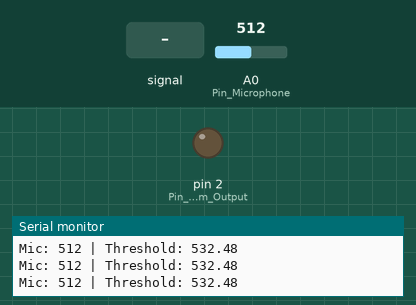
This sketch was run on a simulated Arduino Uno, built with avr-gcc and run on an emulated ATmega328P. Parts: output pins drawn as LEDs (lit = HIGH), the last lines printed to the serial monitor. The inputs (shaded band) are chosen by the test bench; at power-on: A0 (Pin_Microphone) = 512. At 17.0 s the program stops and its outputs stay as they are.

Above: at 16.7 s.
16.8 s: A0 (Pin_Microphone) fed a 200 Hz sine of ±81 counts around its level
At 17.7 s:
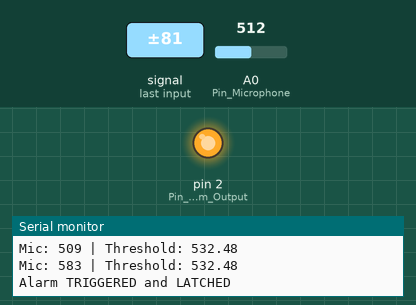
Timing chart, 0 to 18.5 s (numbered marks = the images above; inputs shaded):
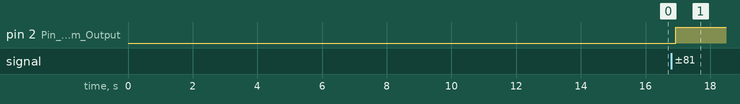

The sketch:

microphone_test.ino
```cpp
// === Microphone-Based Sound Alarm System with Latching and Periodic Calibration ===
/*
  Description:
  This sketch monitors ambient sound using an analog microphone connected to A0.
  It calibrates the ambient sound level over 60 seconds at startup, and again every 5 minutes.
  If a sudden loud noise (30% above ambient) is detected, it triggers a latched digital output on pin 2.

  Features:
  - Initial and periodic microphone calibration
  - Threshold-based sound detection
  - Latching alarm output
  - Serial feedback for monitoring

  Hardware:
  - Analog microphone module connected to A0
  - Alarm output device (e.g., LED, buzzer) connected to digital pin 2
*/

const int Pin_Microphone = A0;           // Analog input pin connected to microphone output
const int Pin_Alarm_Output = 2;          // Digital output pin for alarm trigger (e.g., LED or buzzer)
const float input_voltage = 5.0;         // Reference voltage for analogRead (used if voltage scaling needed)

const unsigned long calibrationTime = 15UL * 1000UL;          // Duration of each calibration cycle (15,000 ms = 15 s)
const unsigned long calibrationInterval = 5UL * 60UL * 1000UL; // Interval between recalibrations (300,000 ms = 5 min)
const unsigned long samplingInterval = 50;                    // Delay between sound samples (50 ms)
const float threshold_percent = 4;                         // Trigger threshold (% above ambient sound level)

int ambient_mic_level = 0;            // Stores the average microphone level from calibration
bool alarm_triggered = false;         // Latches true after threshold is exceeded
unsigned long lastCalibrationTime = 0; // Tracks time of last calibration

void setup() {
  pinMode(Pin_Microphone, INPUT);           // Set microphone pin as input
  pinMode(Pin_Alarm_Output, OUTPUT);        // Set alarm output pin as output
  Serial.begin(9600);                       // Start serial communication at 9600 baud
  delay(500);                               // Brief delay to allow serial monitor connection
  calibrate_microphone();                   // Perform initial microphone calibration
  lastCalibrationTime = millis();           // Store timestamp of initial calibration
}

void loop() {
  // Check if it's time for periodic recalibration
  if (millis() - lastCalibrationTime >= calibrationInterval) {
    calibrate_microphone();                 // Recalibrate ambient microphone level
    lastCalibrationTime = millis();         // Update calibration timestamp
  }

  int mic_raw = analogRead(Pin_Microphone); // Read raw analog value from microphone
  float threshold = ambient_mic_level * (1.0 + threshold_percent / 100.0); // Compute threshold above ambient

  // Print current mic reading and dynamic threshold for monitoring
  Serial.print("Mic: ");
  Serial.print(mic_raw);
  Serial.print(" | Threshold: ");
  Serial.println(threshold);

  // Check if sound exceeds threshold and alarm hasn't been triggered yet
if (!alarm_triggered && mic_raw > threshold) {
  alarm_triggered = true;                 // Latch the alarm state
  digitalWrite(Pin_Alarm_Output, HIGH);   // Activate alarm output
  Serial.println("Alarm TRIGGERED and LATCHED");
  while (true);                           // Halt execution permanently
}


  delay(samplingInterval);                  // Wait before next sound sample
}

void calibrate_microphone() {
  unsigned long startTime = millis();       // Record start time of calibration
  unsigned long sum = 0;                    // Accumulate mic readings
  int count = 0;                             // Number of samples taken

  Serial.println("Calibrating ambient microphone level...");

  // Take readings over calibrationTime duration
  while (millis() - startTime < calibrationTime) {
    int mic = analogRead(Pin_Microphone);   // Read current mic value
    sum += mic;                             // Add to running sum
    count++;                                // Increment sample count
    delay(1);                               // Small delay to prevent excessive speed
  }

  // Compute average ambient mic level if samples were taken
  if (count > 0) {
    ambient_mic_level = sum / count;
    Serial.print("Calibrated ambient mic level: ");
    Serial.println(ambient_mic_level);
  } else {
    Serial.println("Mic calibration failed."); // In case no samples were collected
  }
}
```

Measured:
- after the input at 16.8 s, pin 2 (Pin_Alarm_Output): LOW → HIGH after 0.13 s
